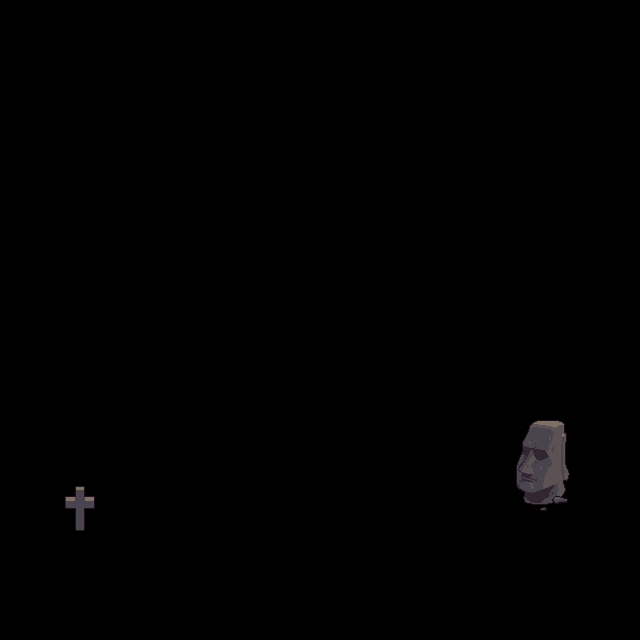

A level layout from a 2D game, rendered from its tile map. Below: a short description, then the map file with tile-grid data replaced by summaries:
An orthogonal 20x20 tile map with 32x32 px tiles, 1 tile layer (background), 3 hidden layers not drawn, 5 tilesets and 2 objects (2x teleport).

<map version="1.0" orientation="orthogonal" renderorder="right-down" width="20" height="20" tilewidth="32" tileheight="32" nextobjectid="4">
 <tileset firstgid="1" source="../tuile/collisionSet.tsx" />
 <tileset firstgid="26" source="../tuile/herbe.tsx" />
 <tileset firstgid="44" source="../tuile/tuileSet.tsx" />
 <tileset firstgid="444" source="../tuile/eauHerbe.tsx" />
 <tileset firstgid="462" name="hole" tilewidth="32" tileheight="32" tilecount="18" columns="3">
  <image source="../image/hole.png" width="96" height="192" />
 </tileset>
 <layer name="collision" width="20" height="20" visible="0">
  <data>[400 cells, 86 non-empty, 13 distinct tile ids]</data>
 </layer>
 <layer name="sol" width="20" height="20" visible="0">
  <data>[400 cells, 400 non-empty, 16 distinct tile ids]</data>
 </layer>
 <layer name="background" width="20" height="20">
  <data>[400 cells, 8 non-empty, 8 distinct tile ids]</data>
 </layer>
 <layer name="foreground" width="20" height="20" visible="0">
  <data>[400 cells, 0 non-empty, 0 distinct tile ids]</data>
 </layer>
 <objectgroup name="trigger" width="20" height="20">
  <object id="1" name="tele1" type="teleport" x="64" y="512" width="32" height="32">
   <properties>
    <property name="dest-x" type="float" value="480" />
    <property name="dest-y" type="float" value="470" />
   </properties>
  </object>
  <object id="2" name="tele2" type="teleport" x="480" y="480" width="32" height="32">
   <properties>
    <property name="dest-x" type="float" value="60" />
    <property name="dest-y" type="float" value="480" />
   </properties>
  </object>
 </objectgroup>
</map>
